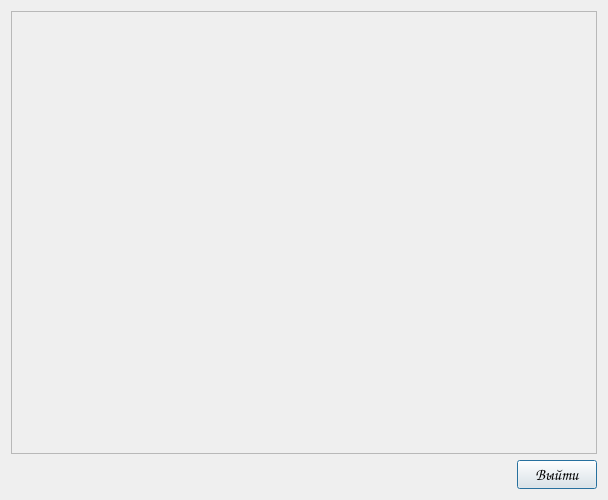
<?xml version="1.0" encoding="UTF-8"?>
<ui version="4.0">
 <class>Dialog</class>
 <widget class="QDialog" name="Dialog">
  <property name="geometry">
   <rect>
    <x>0</x>
    <y>0</y>
    <width>601</width>
    <height>500</height>
   </rect>
  </property>
  <property name="windowTitle">
   <string>Dialog</string>
  </property>
  <layout class="QGridLayout" name="gridLayout_2">
   <item row="0" column="0">
    <layout class="QGridLayout" name="gridLayout">
     <item row="1" column="1">
      <widget class="QPushButton" name="pushButton">
       <property name="font">
        <font>
         <family>Comic Sans MS</family>
         <pointsize>12</pointsize>
        </font>
       </property>
       <property name="text">
        <string>Выйти</string>
       </property>
      </widget>
     </item>
     <item row="1" column="0">
      <spacer name="horizontalSpacer">
       <property name="orientation">
        <enum>Qt::Horizontal</enum>
       </property>
       <property name="sizeType">
        <enum>QSizePolicy::MinimumExpanding</enum>
       </property>
       <property name="sizeHint" stdset="0">
        <size>
         <width>500</width>
         <height>0</height>
        </size>
       </property>
      </spacer>
     </item>
     <item row="0" column="0" colspan="2">
      <widget class="QTableWidget" name="rat_tabke">
       <property name="enabled">
        <bool>false</bool>
       </property>
      </widget>
     </item>
    </layout>
   </item>
  </layout>
 </widget>
 <resources/>
 <connections/>
</ui>
